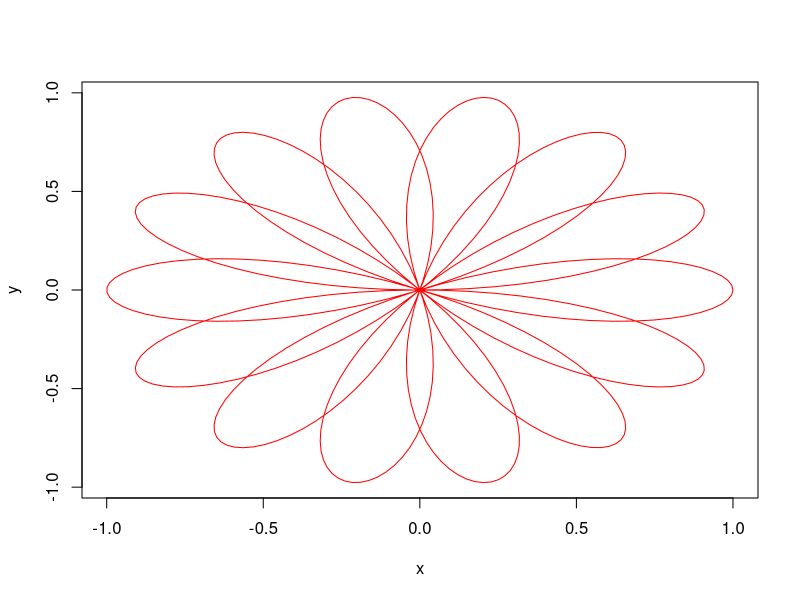

Recreate this plot in R.
##Handson Basel
## Rose function

k <- 7/2
t <- seq(0, 4*pi, length.out=500)
x <- cos(k*t)*cos(t)
y <- cos(k*t)*sin(t)

plot(x,y, type="l", col="red")
